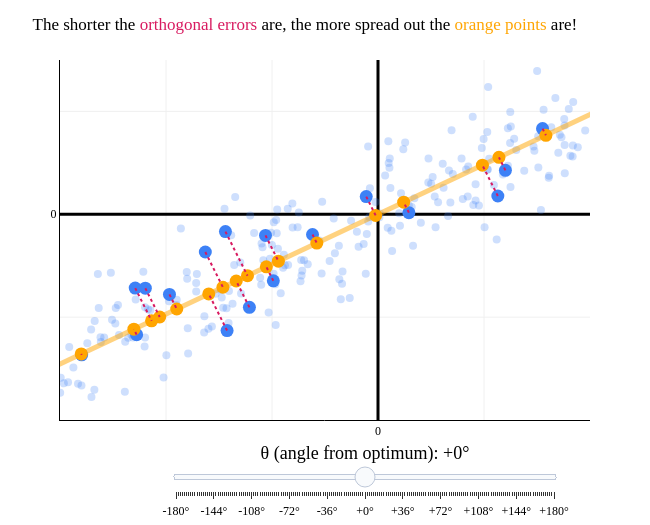

The code cell stored with this chart in its notebook:
### Code cell
import pandas as pd
import plotly.graph_objects as go
import numpy as np

# Use the same synthetic data as above
np.random.seed(102)
num_points = 340
body_mass_g = np.random.uniform(2700, 6300, num_points)
m_true = 0.015
c_true = 120
noise = np.random.normal(0, 5, num_points)
flipper_length_mm = m_true * body_mass_g + c_true + noise

df = pd.DataFrame({
    'body_mass_g': body_mass_g,
    'flipper_length_mm': flipper_length_mm
})

df['body_mass_std'] = (df['body_mass_g'] - df['body_mass_g'].mean()) / df['body_mass_g'].std()
df['flipper_length_std'] = (df['flipper_length_mm'] - df['flipper_length_mm'].mean()) / df['flipper_length_mm'].std()
X = df[['body_mass_std', 'flipper_length_std']].values
X[:, 0] *= 2 # Scale x-axis for visual effect

count_show = 20

# Fix the randomness: pick 5 fixed indices
rng = np.random.default_rng(51)
indices = rng.choice(len(X), replace=False, size=count_show)
X_subset = X[indices]

# Get best-fit direction using SVD/PCA for computing optimal angle
U, S, Vt = np.linalg.svd(X, full_matrices=False)
opt_direction = Vt[0]
opt_direction = opt_direction / np.linalg.norm(opt_direction)
opt_theta = np.arctan2(opt_direction[1], opt_direction[0])  # in radians; in [-pi, pi]

# Helper for 360-degree range, always positive
def wrap_angle(theta):  # ensure [0, 2pi)
    return (theta + 2 * np.pi) % (2 * np.pi)

# For displaying the line as in plotly (a segment through the origin)
def make_line_pts(theta, vmin, vmax, extend=0.2):
    """Returns 2 points defining a line through origin with direction theta."""
    direction = np.array([np.cos(theta), np.sin(theta)])
    # Extend the min/max a bit for better plot
    range_min = vmin - extend * (vmax - vmin)
    range_max = vmax + extend * (vmax - vmin)
    xs = [range_min * direction[0], range_max * direction[0]]
    ys = [range_min * direction[1], range_max * direction[1]]
    return np.array([xs, ys]).T

# Function to project points onto a line at angle theta through (0,0)
def get_projections(X_pts, theta):
    direction = np.array([np.cos(theta), np.sin(theta)])
    direction = direction / np.linalg.norm(direction)
    ts = X_pts @ direction  # projections as scalars
    proj_points = np.outer(ts, direction)
    return proj_points

# Precompute range for line plotting (so all lines look visually similar)
vals_for_range = np.concatenate([X[:,0], X[:,1]])
vabs = np.max(np.abs(vals_for_range))
vmin, vmax = -vabs, vabs

# Slider construction
from plotly.subplots import make_subplots

# We'll build thetas so that index 0 is always the optimal, with slider ranging -360 to +360
n_steps = 181
thetas = np.linspace(-np.pi, np.pi, n_steps) + opt_theta  # centers thetas at opt_theta, from -360° to +360°
theta_labels = [f"{int(np.round(np.degrees(theta - opt_theta))):+d}°" for theta in thetas]  # ticks -360 to +360
# The optimal direction (opt_theta) is at index n_steps//2
start_ix = n_steps // 2

# Compute plot bounds
xlim = (-3, 2)
ylim = (-2, 1.5)
# axis ticks for styling
xticks = [-3, -2, -1, 0, 1, 2]
xticktext = ['', '', '', 0, '', '']
yticks = [-2, -1, 0, 1, 1.5]
yticktext = ['', '', 0, '', '']

# Make the figure with a first frame (at optimal PC direction)
def make_frame(theta):
    # Compute direction
    direction = np.array([np.cos(theta), np.sin(theta)])
    # Orange projection points for the 5
    proj_points = get_projections(X_subset, theta)
    # Line covering whole range
    line_seg = make_line_pts(theta, vmin, vmax)
    # Build traces
    traces = []
    # All standardized points, faded
    traces.append(go.Scatter(
        x=X[:,0], y=X[:,1],
        mode='markers',
        marker=dict(color="#3D81F6", size=8, opacity=0.25),
        showlegend=False,
        hoverinfo='skip'
    ))
    # Blue subset points (fixed)
    traces.append(go.Scatter(
        x=X_subset[:,0], y=X_subset[:,1],
        mode='markers',
        marker=dict(color="#3D81F6", size=13),
        name="5 Points",
        showlegend=False
    ))
    # Orange projection points
    traces.append(go.Scatter(
        x=proj_points[:,0], y=proj_points[:,1],
        mode='markers',
        marker=dict(color="orange", size=13),
        name="Projections",
        showlegend=False
    ))
    # Principal direction line
    traces.append(go.Scatter(
        x=line_seg[:,0], y=line_seg[:,1],
        mode='lines',
        line=dict(color="orange", width=5, dash='solid'),
        opacity=0.5,
        name="Direction"
    ))
    # Dashed lines for errors (one per blue point)
    for i in range(count_show):
        traces.append(go.Scatter(
            x=[X_subset[i,0], proj_points[i,0]],
            y=[X_subset[i,1], proj_points[i,1]],
            mode='lines',
            line=dict(color="#d81a60", width=2, dash='dot'),
            showlegend=False,
            hoverinfo='skip'
        ))
    return traces

# Build frames for animation
frames = []
for ti, theta in enumerate(thetas):
    traces = make_frame(theta)
    frame = go.Frame(
        data=traces,
        name=str(ti),
        traces=list(range(len(traces)))
    )
    frames.append(frame)

# Initial figure (at theta=0, so slider starts at optimal)
init_traces = make_frame(thetas[start_ix])
fig = go.Figure(data=init_traces, frames=frames)

# Set up slider to control theta, labeled -360 to +360, starting at 0
steps = []
for i, theta in enumerate(thetas):
    label = theta_labels[i]
    step = dict(
        method="animate",
        args=[
            [str(i)],
            {"mode": "immediate", "frame": {"duration": 0, "redraw": True}, "transition": {"duration": 0}}
        ],
        label=label
    )
    steps.append(step)

sliders = [dict(
    steps=steps,
    active=start_ix,
    transition={'duration': 0},
    x=0.2, y=0.01,
    currentvalue=dict(
        font=dict(size=18),
        prefix="θ (angle from optimum): ",
        visible=True, 
        xanchor='center'
    ),
    len=0.75
)]

fig.update_layout(
    sliders=sliders,
    showlegend=False,
    plot_bgcolor='white',
    paper_bgcolor='white',
    margin=dict(l=60, r=60, t=60, b=60),
    width=650,
    height=525,
    font=dict(
        family="Palatino Linotype, Palatino, serif",
        color="black"
    ),
    xaxis_range=list(xlim),
    yaxis_range=list(ylim),
    xaxis=dict(
        # title='Centered Body Mass (g)',
        tickvals=xticks,
        ticktext=xticktext,
        gridcolor='#f0f0f0',
        showline=True,
        linecolor="black",
        linewidth=1,
        zeroline=True,
        zerolinewidth=3,
        zerolinecolor="black"
    ),
    yaxis=dict(
        # title='Centered Flipper Length (mm)',
        tickvals=yticks,
        ticktext=yticktext,
        gridcolor='#f0f0f0',
        showline=True,
        linecolor="black",
        linewidth=1,
        zeroline=True,
        zerolinewidth=3,
        zerolinecolor="black"
    ),
    title="The shorter the <span style='color:#d81a60'>orthogonal errors</span> are, the more spread out the <span style='color:orange'>orange points</span> are!"
)

fig.show()

### Figure 1 — Plotly figure (JSON) as saved in the notebook; plotly's stock layout.template omitted (floating-point values rounded to 4 significant figures; data arrays with more than 128 entries replaced by an {"elided": "..."} marker saying what was removed)
{"data": [{"hoverinfo": "skip", "marker": {"color": "#3D81F6", "opacity": 0.25, "size": 8}, "mode": "markers", "showlegend": false, "type": "scatter", "x": {"elided": "340 float values"}, "y": {"elided": "340 float values"}}, {"marker": {"color": "#3D81F6", "size": 13}, "mode": "markers", "name": "5 Points", "showlegend": false, "type": "scatter", "x": [-1.439, 0.2913, 3.101, -0.9875, -2.195, -3.08, 1.131, -1.213, -2.277, -1.967, 1.202, 3.402, -1.629, -0.111, -2.795, -0.6179, -1.061, -1.424, 1.552, -2.29], "y": [-0.1681, 0.01576, 1.988, -0.6467, -0.7187, -1.596, 0.1776, -0.9048, -1.17, -0.7791, 0.4272, 1.563, -0.3669, 0.1721, -1.367, -0.1964, -0.2051, -1.13, 0.8331, -0.7175]}, {"marker": {"color": "orange", "size": 13}, "mode": "markers", "name": "Projections", "showlegend": false, "type": "scatter", "x": [-1.231, 0.2421, 3.291, -1.053, -2.059, -3.121, 0.985, -1.337, -2.303, -1.899, 1.141, 3.368, -1.463, -0.0223, -2.8, -0.5774, -0.9397, -1.597, 1.584, -2.136], "y": [-0.5971, 0.1174, 1.596, -0.5108, -0.9987, -1.513, 0.4777, -0.6486, -1.117, -0.9208, 0.5533, 1.633, -0.7095, -0.01082, -1.358, -0.28, -0.4557, -0.7742, 0.7681, -1.036]}, {"line": {"color": "orange", "dash": "solid", "width": 5}, "mode": "lines", "name": "Direction", "opacity": 0.5, "type": "scatter", "x": [4.495, -4.495], "y": [2.18, -2.18]}, {"hoverinfo": "skip", "line": {"color": "#d81a60", "dash": "dot", "width": 2}, "mode": "lines", "showlegend": false, "type": "scatter", "x": [-1.439, -1.231], "y": [-0.1681, -0.5971]}, {"hoverinfo": "skip", "line": {"color": "#d81a60", "dash": "dot", "width": 2}, "mode": "lines", "showlegend": false, "type": "scatter", "x": [0.2913, 0.2421], "y": [0.01576, 0.1174]}, {"hoverinfo": "skip", "line": {"color": "#d81a60", "dash": "dot", "width": 2}, "mode": "lines", "showlegend": false, "type": "scatter", "x": [3.101, 3.291], "y": [1.988, 1.596]}, {"hoverinfo": "skip", "line": {"color": "#d81a60", "dash": "dot", "width": 2}, "mode": "lines", "showlegend": false, "type": "scatter", "x": [-0.9875, -1.053], "y": [-0.6467, -0.5108]}, {"hoverinfo": "skip", "line": {"color": "#d81a60", "dash": "dot", "width": 2}, "mode": "lines", "showlegend": false, "type": "scatter", "x": [-2.195, -2.059], "y": [-0.7187, -0.9987]}, {"hoverinfo": "skip", "line": {"color": "#d81a60", "dash": "dot", "width": 2}, "mode": "lines", "showlegend": false, "type": "scatter", "x": [-3.08, -3.121], "y": [-1.596, -1.513]}, {"hoverinfo": "skip", "line": {"color": "#d81a60", "dash": "dot", "width": 2}, "mode": "lines", "showlegend": false, "type": "scatter", "x": [1.131, 0.985], "y": [0.1776, 0.4777]}, {"hoverinfo": "skip", "line": {"color": "#d81a60", "dash": "dot", "width": 2}, "mode": "lines", "showlegend": false, "type": "scatter", "x": [-1.213, -1.337], "y": [-0.9048, -0.6486]}, {"hoverinfo": "skip", "line": {"color": "#d81a60", "dash": "dot", "width": 2}, "mode": "lines", "showlegend": false, "type": "scatter", "x": [-2.277, -2.303], "y": [-1.17, -1.117]}, {"hoverinfo": "skip", "line": {"color": "#d81a60", "dash": "dot", "width": 2}, "mode": "lines", "showlegend": false, "type": "scatter", "x": [-1.967, -1.899], "y": [-0.7791, -0.9208]}, {"hoverinfo": "skip", "line": {"color": "#d81a60", "dash": "dot", "width": 2}, "mode": "lines", "showlegend": false, "type": "scatter", "x": [1.202, 1.141], "y": [0.4272, 0.5533]}, {"hoverinfo": "skip", "line": {"color": "#d81a60", "dash": "dot", "width": 2}, "mode": "lines", "showlegend": false, "type": "scatter", "x": [3.402, 3.368], "y": [1.563, 1.633]}, {"hoverinfo": "skip", "line": {"color": "#d81a60", "dash": "dot", "width": 2}, "mode": "lines", "showlegend": false, "type": "scatter", "x": [-1.629, -1.463], "y": [-0.3669, -0.7095]}, {"hoverinfo": "skip", "line": {"color": "#d81a60", "dash": "dot", "width": 2}, "mode": "lines", "showlegend": false, "type": "scatter", "x": [-0.111, -0.0223], "y": [0.1721, -0.01082]}, {"hoverinfo": "skip", "line": {"color": "#d81a60", "dash": "dot", "width": 2}, "mode": "lines", "showlegend": false, "type": "scatter", "x": [-2.795, -2.8], "y": [-1.367, -1.358]}, {"hoverinfo": "skip", "line": {"color": "#d81a60", "dash": "dot", "width": 2}, "mode": "lines", "showlegend": false, "type": "scatter", "x": [-0.6179, -0.5774], "y": [-0.1964, -0.28]}, {"hoverinfo": "skip", "line": {"color": "#d81a60", "dash": "dot", "width": 2}, "mode": "lines", "showlegend": false, "type": "scatter", "x": [-1.061, -0.9397], "y": [-0.2051, -0.4557]}, {"hoverinfo": "skip", "line": {"color": "#d81a60", "dash": "dot", "width": 2}, "mode": "lines", "showlegend": false, "type": "scatter", "x": [-1.424, -1.597], "y": [-1.13, -0.7742]}, {"hoverinfo": "skip", "line": {"color": "#d81a60", "dash": "dot", "width": 2}, "mode": "lines", "showlegend": false, "type": "scatter", "x": [1.552, 1.584], "y": [0.8331, 0.7681]}, {"hoverinfo": "skip", "line": {"color": "#d81a60", "dash": "dot", "width": 2}, "mode": "lines", "showlegend": false, "type": "scatter", "x": [-2.29, -2.136], "y": [-0.7175, -1.036]}], "layout": {"font": {"color": "black", "family": "Palatino Linotype, Palatino, serif"}, "height": 525, "margin": {"b": 60, "l": 60, "r": 60, "t": 60}, "paper_bgcolor": "white", "plot_bgcolor": "white", "showlegend": false, "sliders": [{"active": 90, "currentvalue": {"font": {"size": 18}, "prefix": "θ (angle from optimum): ", "visible": true, "xanchor": "center"}, "len": 0.75, "steps": [{"args": [["0"], {"frame": {"duration": 0, "redraw": true}, "mode": "immediate", "transition": {"duration": 0}}], "label": "-180°", "method": "animate"}, {"args": [["1"], {"frame": {"duration": 0, "redraw": true}, "mode": "immediate", "transition": {"duration": 0}}], "label": "-178°", "method": "animate"}, {"args": [["2"], {"frame": {"duration": 0, "redraw": true}, "mode": "immediate", "transition": {"duration": 0}}], "label": "-176°", "method": "animate"}, {"args": [["3"], {"frame": {"duration": 0, "redraw": true}, "mode": "immediate", "transition": {"duration": 0}}], "label": "-174°", "method": "animate"}, {"args": [["4"], {"frame": {"duration": 0, "redraw": true}, "mode": "immediate", "transition": {"duration": 0}}], "label": "-172°", "method": "animate"}, {"args": [["5"], {"frame": {"duration": 0, "redraw": true}, "mode": "immediate", "transition": {"duration": 0}}], "label": "-170°", "method": "animate"}, {"args": [["6"], {"frame": {"duration": 0, "redraw": true}, "mode": "immediate", "transition": {"duration": 0}}], "label": "-168°", "method": "animate"}, {"args": [["7"], {"frame": {"duration": 0, "redraw": true}, "mode": "immediate", "transition": {"duration": 0}}], "label": "-166°", "method": "animate"}, {"args": [["8"], {"frame": {"duration": 0, "redraw": true}, "mode": "immediate", "transition": {"duration": 0}}], "label": "-164°", "method": "animate"}, {"args": [["9"], {"frame": {"duration": 0, "redraw": true}, "mode": "immediate", "transition": {"duration": 0}}], "label": "-162°", "method": "animate"}, {"args": [["10"], {"frame": {"duration": 0, "redraw": true}, "mode": "immediate", "transition": {"duration": 0}}], "label": "-160°", "method": "animate"}, {"args": [["11"], {"frame": {"duration": 0, "redraw": true}, "mode": "immediate", "transition": {"duration": 0}}], "label": "-158°", "method": "animate"}, {"args": [["12"], {"frame": {"duration": 0, "redraw": true}, "mode": "immediate", "transition": {"duration": 0}}], "label": "-156°", "method": "animate"}, {"args": [["13"], {"frame": {"duration": 0, "redraw": true}, "mode": "immediate", "transition": {"duration": 0}}], "label": "-154°", "method": "animate"}, {"args": [["14"], {"frame": {"duration": 0, "redraw": true}, "mode": "immediate", "transition": {"duration": 0}}], "label": "-152°", "method": "animate"}, {"args": [["15"], {"frame": {"duration": 0, "redraw": true}, "mode": "immediate", "transition": {"duration": 0}}], "label": "-150°", "method": "animate"}, {"args": [["16"], {"frame": {"duration": 0, "redraw": true}, "mode": "immediate", "transition": {"duration": 0}}], "label": "-148°", "method": "animate"}, {"args": [["17"], {"frame": {"duration": 0, "redraw": true}, "mode": "immediate", "transition": {"duration": 0}}], "label": "-146°", "method": "animate"}, {"args": [["18"], {"frame": {"duration": 0, "redraw": true}, "mode": "immediate", "transition": {"duration": 0}}], "label": "-144°", "method": "animate"}, {"args": [["19"], {"frame": {"duration": 0, "redraw": true}, "mode": "immediate", "transition": {"duration": 0}}], "label": "-142°", "method": "animate"}, {"args": [["20"], {"frame": {"duration": 0, "redraw": true}, "mode": "immediate", "transition": {"duration": 0}}], "label": "-140°", "method": "animate"}, {"args": [["21"], {"frame": {"duration": 0, "redraw": true}, "mode": "immediate", "transition": {"duration": 0}}], "label": "-138°", "method": "animate"}, {"args": [["22"], {"frame": {"duration": 0, "redraw": true}, "mode": "immediate", "transition": {"duration": 0}}], "label": "-136°", "method": "animate"}, {"args": [["23"], {"frame": {"duration": 0, "redraw": true}, "mode": "immediate", "transition": {"duration": 0}}], "label": "-134°", "method": "animate"}, {"args": [["24"], {"frame": {"duration": 0, "redraw": true}, "mode": "immediate", "transition": {"duration": 0}}], "label": "-132°", "method": "animate"}, {"args": [["25"], {"frame": {"duration": 0, "redraw": true}, "mode": "immediate", "transition": {"duration": 0}}], "label": "-130°", "method": "animate"}, {"args": [["26"], {"frame": {"duration": 0, "redraw": true}, "mode": "immediate", "transition": {"duration": 0}}], "label": "-128°", "method": "animate"}, {"args": [["27"], {"frame": {"duration": 0, "redraw": true}, "mode": "immediate", "transition": {"duration": 0}}], "label": "-126°", "method": "animate"}, {"args": [["28"], {"frame": {"duration": 0, "redraw": true}, "mode": "immediate", "transition": {"duration": 0}}], "label": "-124°", "method": "animate"}, {"args": [["29"], {"frame": {"duration": 0, "redraw": true}, "mode": "immediate", "transition": {"duration": 0}}], "label": "-122°", "method": "animate"}, {"args": [["30"], {"frame": {"duration": 0, "redraw": true}, "mode": "immediate", "transition": {"duration": 0}}], "label": "-120°", "method": "animate"}, {"args": [["31"], {"frame": {"duration": 0, "redraw": true}, "mode": "immediate", "transition": {"duration": 0}}], "label": "-118°", "method": "animate"}, {"args": [["32"], {"frame": {"duration": 0, "redraw": true}, "mode": "immediate", "transition": {"duration": 0}}], "label": "-116°", "method": "animate"}, {"args": [["33"], {"frame": {"duration": 0, "redraw": true}, "mode": "immediate", "transition": {"duration": 0}}], "label": "-114°", "method": "animate"}, {"args": [["34"], {"frame": {"duration": 0, "redraw": true}, "mode": "immediate", "transition": {"duration": 0}}], "label": "-112°", "method": "animate"}, {"args": [["35"], {"frame": {"duration": 0, "redraw": true}, "mode": "immediate", "transition": {"duration": 0}}], "label": "-110°", "method": "animate"}, {"args": [["36"], {"frame": {"duration": 0, "redraw": true}, "mode": "immediate", "transition": {"duration": 0}}], "label": "-108°", "method": "animate"}, {"args": [["37"], {"frame": {"duration": 0, "redraw": true}, "mode": "immediate", "transition": {"duration": 0}}], "label": "-106°", "method": "animate"}, {"args": [["38"], {"frame": {"duration": 0, "redraw": true}, "mode": "immediate", "transition": {"duration": 0}}], "label": "-104°", "method": "animate"}, {"args": [["39"], {"frame": {"duration": 0, "redraw": true}, "mode": "immediate", "transition": {"duration": 0}}], "label": "-102°", "method": "animate"}, {"args": [["40"], {"frame": {"duration": 0, "redraw": true}, "mode": "immediate", "transition": {"duration": 0}}], "label": "-100°", "method": "animate"}, {"args": [["41"], {"frame": {"duration": 0, "redraw": true}, "mode": "immediate", "transition": {"duration": 0}}], "label": "-98°", "method": "animate"}, {"args": [["42"], {"frame": {"duration": 0, "redraw": true}, "mode": "immediate", "transition": {"duration": 0}}], "label": "-96°", "method": "animate"}, {"args": [["43"], {"frame": {"duration": 0, "redraw": true}, "mode": "immediate", "transition": {"duration": 0}}], "label": "-94°", "method": "animate"}, {"args": [["44"], {"frame": {"duration": 0, "redraw": true}, "mode": "immediate", "transition": {"duration": 0}}], "label": "-92°", "method": "animate"}, {"args": [["45"], {"frame": {"duration": 0, "redraw": true}, "mode": "immediate", "transition": {"duration": 0}}], "label": "-90°", "method": "animate"}, {"args": [["46"], {"frame": {"duration": 0, "redraw": true}, "mode": "immediate", "transition": {"duration": 0}}], "label": "-88°", "method": "animate"}, {"args": [["47"], {"frame": {"duration": 0, "redraw": true}, "mode": "immediate", "transition": {"duration": 0}}], "label": "-86°", "method": "animate"}, {"args": [["48"], {"frame": {"duration": 0, "redraw": true}, "mode": "immediate", "transition": {"duration": 0}}], "label": "-84°", "method": "animate"}, {"args": [["49"], {"frame": {"duration": 0, "redraw": true}, "mode": "immediate", "transition": {"duration": 0}}], "label": "-82°", "method": "animate"}, {"args": [["50"], {"frame": {"duration": 0, "redraw": true}, "mode": "immediate", "transition": {"duration": 0}}], "label": "-80°", "method": "animate"}, {"args": [["51"], {"frame": {"duration": 0, "redraw": true}, "mode": "immediate", "transition": {"duration": 0}}], "label": "-78°", "method": "animate"}, {"args": [["52"], {"frame": {"duration": 0, "redraw": true}, "mode": "immediate", "transition": {"duration": 0}}], "label": "-76°", "method": "animate"}, {"args": [["53"], {"frame": {"duration": 0, "redraw": true}, "mode": "immediate", "transition": {"duration": 0}}], "label": "-74°", "method": "animate"}, {"args": [["54"], {"frame": {"duration": 0, "redraw": true}, "mode": "immediate", "transition": {"duration": 0}}], "label": "-72°", "method": "animate"}, {"args": [["55"], {"frame": {"duration": 0, "redraw": true}, "mode": "immediate", "transition": {"duration": 0}}], "label": "-70°", "method": "animate"}, {"args": [["56"], {"frame": {"duration": 0, "redraw": true}, "mode": "immediate", "transition": {"duration": 0}}], "label": "-68°", "method": "animate"}, {"args": [["57"], {"frame": {"duration": 0, "redraw": true}, "mode": "immediate", "transition": {"duration": 0}}], "label": "-66°", "method": "animate"}, {"args": [["58"], {"frame": {"duration": 0, "redraw": true}, "mode": "immediate", "transition": {"duration": 0}}], "label": "-64°", "method": "animate"}, {"args": [["59"], {"frame": {"duration": 0, "redraw": true}, "mode": "immediate", "transition": {"duration": 0}}], "label": "-62°", "method": "animate"}, {"args": [["60"], {"frame": {"duration": 0, "redraw": true}, "mode": "immediate", "transition": {"duration": 0}}], "label": "-60°", "method": "animate"}, {"args": [["61"], {"frame": {"duration": 0, "redraw": true}, "mode": "immediate", "transition": {"duration": 0}}], "label": "-58°", "method": "animate"}, {"args": [["62"], {"frame": {"duration": 0, "redraw": true}, "mode": "immediate", "transition": {"duration": 0}}], "label": "-56°", "method": "animate"}, {"args": [["63"], {"frame": {"duration": 0, "redraw": true}, "mode": "immediate", "transition": {"duration": 0}}], "label": "-54°", "method": "animate"}, {"args": [["64"], {"frame": {"duration": 0, "redraw": true}, "mode": "immediate", "transition": {"duration": 0}}], "label": "-52°", "method": "animate"}, {"args": [["65"], {"frame": {"duration": 0, "redraw": true}, "mode": "immediate", "transition": {"duration": 0}}], "label": "-50°", "method": "animate"}, {"args": [["66"], {"frame": {"duration": 0, "redraw": true}, "mode": "immediate", "transition": {"duration": 0}}], "label": "-48°", "method": "animate"}, {"args": [["67"], {"frame": {"duration": 0, "redraw": true}, "mode": "immediate", "transition": {"duration": 0}}], "label": "-46°", "method": "animate"}, {"args": [["68"], {"frame": {"duration": 0, "redraw": true}, "mode": "immediate", "transition": {"duration": 0}}], "label": "-44°", "method": "animate"}, {"args": [["69"], {"frame": {"duration": 0, "redraw": true}, "mode": "immediate", "transition": {"duration": 0}}], "label": "-42°", "method": "animate"}, {"args": [["70"], {"frame": {"duration": 0, "redraw": true}, "mode": "immediate", "transition": {"duration": 0}}], "label": "-40°", "method": "animate"}, {"args": [["71"], {"frame": {"duration": 0, "redraw": true}, "mode": "immediate", "transition": {"duration": 0}}], "label": "-38°", "method": "animate"}, {"args": [["72"], {"frame": {"duration": 0, "redraw": true}, "mode": "immediate", "transition": {"duration": 0}}], "label": "-36°", "method": "animate"}, {"args": [["73"], {"frame": {"duration": 0, "redraw": true}, "mode": "immediate", "transition": {"duration": 0}}], "label": "-34°", "method": "animate"}, {"args": [["74"], {"frame": {"duration": 0, "redraw": true}, "mode": "immediate", "transition": {"duration": 0}}], "label": "-32°", "method": "animate"}, {"args": [["75"], {"frame": {"duration": 0, "redraw": true}, "mode": "immediate", "transition": {"duration": 0}}], "label": "-30°", "method": "animate"}, {"args": [["76"], {"frame": {"duration": 0, "redraw": true}, "mode": "immediate", "transition": {"duration": 0}}], "label": "-28°", "method": "animate"}, {"args": [["77"], {"frame": {"duration": 0, "redraw": true}, "mode": "immediate", "transition": {"duration": 0}}], "label": "-26°", "method": "animate"}, {"args": [["78"], {"frame": {"duration": 0, "redraw": true}, "mode": "immediate", "transition": {"duration": 0}}], "label": "-24°", "method": "animate"}, {"args": [["79"], {"frame": {"duration": 0, "redraw": true}, "mode": "immediate", "transition": {"duration": 0}}], "label": "-22°", "method": "animate"}, {"args": [["80"], {"frame": {"duration": 0, "redraw": true}, "mode": "immediate", "transition": {"duration": 0}}], "label": "-20°", "method": "animate"}, {"args": [["81"], {"frame": {"duration": 0, "redraw": true}, "mode": "immediate", "transition": {"duration": 0}}], "label": "-18°", "method": "animate"}, {"args": [["82"], {"frame": {"duration": 0, "redraw": true}, "mode": "immediate", "transition": {"duration": 0}}], "label": "-16°", "method": "animate"}, {"args": [["83"], {"frame": {"duration": 0, "redraw": true}, "mode": "immediate", "transition": {"duration": 0}}], "label": "-14°", "method": "animate"}, {"args": [["84"], {"frame": {"duration": 0, "redraw": true}, "mode": "immediate", "transition": {"duration": 0}}], "label": "-12°", "method": "animate"}, {"args": [["85"], {"frame": {"duration": 0, "redraw": true}, "mode": "immediate", "transition": {"duration": 0}}], "label": "-10°", "method": "animate"}, {"args": [["86"], {"frame": {"duration": 0, "redraw": true}, "mode": "immediate", "transition": {"duration": 0}}], "label": "-8°", "method": "animate"}, {"args": [["87"], {"frame": {"duration": 0, "redraw": true}, "mode": "immediate", "transition": {"duration": 0}}], "label": "-6°", "method": "animate"}, {"args": [["88"], {"frame": {"duration": 0, "redraw": true}, "mode": "immediate", "transition": {"duration": 0}}], "label": "-4°", "method": "animate"}, {"args": [["89"], {"frame": {"duration": 0, "redraw": true}, "mode": "immediate", "transition": {"duration": 0}}], "label": "-2°", "method": "animate"}, {"args": [["90"], {"frame": {"duration": 0, "redraw": true}, "mode": "immediate", "transition": {"duration": 0}}], "label": "+0°", "method": "animate"}, {"args": [["91"], {"frame": {"duration": 0, "redraw": true}, "mode": "immediate", "transition": {"duration": 0}}], "label": "+2°", "method": "animate"}, {"args": [["92"], {"frame": {"duration": 0, "redraw": true}, "mode": "immediate", "transition": {"duration": 0}}], "label": "+4°", "method": "animate"}, {"args": [["93"], {"frame": {"duration": 0, "redraw": true}, "mode": "immediate", "transition": {"duration": 0}}], "label": "+6°", "method": "animate"}, {"args": [["94"], {"frame": {"duration": 0, "redraw": true}, "mode": "immediate", "transition": {"duration": 0}}], "label": "+8°", "method": "animate"}, {"args": [["95"], {"frame": {"duration": 0, "redraw": true}, "mode": "immediate", "transition": {"duration": 0}}], "label": "+10°", "method": "animate"}, {"args": [["96"], {"frame": {"duration": 0, "redraw": true}, "mode": "immediate", "transition": {"duration": 0}}], "label": "+12°", "method": "animate"}, {"args": [["97"], {"frame": {"duration": 0, "redraw": true}, "mode": "immediate", "transition": {"duration": 0}}], "label": "+14°", "method": "animate"}, {"args": [["98"], {"frame": {"duration": 0, "redraw": true}, "mode": "immediate", "transition": {"duration": 0}}], "label": "+16°", "method": "animate"}, {"args": [["99"], {"frame": {"duration": 0, "redraw": true}, "mode": "immediate", "transition": {"duration": 0}}], "label": "+18°", "method": "animate"}, {"args": [["100"], {"frame": {"duration": 0, "redraw": true}, "mode": "immediate", "transition": {"duration": 0}}], "label": "+20°", "method": "animate"}, {"args": [["101"], {"frame": {"duration": 0, "redraw": true}, "mode": "immediate", "transition": {"duration": 0}}], "label": "+22°", "method": "animate"}, {"args": [["102"], {"frame": {"duration": 0, "redraw": true}, "mode": "immediate", "transition": {"duration": 0}}], "label": "+24°", "method": "animate"}, {"args": [["103"], {"frame": {"duration": 0, "redraw": true}, "mode": "immediate", "transition": {"duration": 0}}], "label": "+26°", "method": "animate"}, {"args": [["104"], {"frame": {"duration": 0, "redraw": true}, "mode": "immediate", "transition": {"duration": 0}}], "label": "+28°", "method": "animate"}, {"args": [["105"], {"frame": {"duration": 0, "redraw": true}, "mode": "immediate", "transition": {"duration": 0}}], "label": "+30°", "method": "animate"}, {"args": [["106"], {"frame": {"duration": 0, "redraw": true}, "mode": "immediate", "transition": {"duration": 0}}], "label": "+32°", "method": "animate"}, {"args": [["107"], {"frame": {"duration": 0, "redraw": true}, "mode": "immediate", "transition": {"duration": 0}}], "label": "+34°", "method": "animate"}, {"args": [["108"], {"frame": {"duration": 0, "redraw": true}, "mode": "immediate", "transition": {"duration": 0}}], "label": "+36°", "method": "animate"}, {"args": [["109"], {"frame": {"duration": 0, "redraw": true}, "mode": "immediate", "transition": {"duration": 0}}], "label": "+38°", "method": "animate"}, {"args": [["110"], {"frame": {"duration": 0, "redraw": true}, "mode": "immediate", "transition": {"duration": 0}}], "label": "+40°", "method": "animate"}, {"args": [["111"], {"frame": {"duration": 0, "redraw": true}, "mode": "immediate", "transition": {"duration": 0}}], "label": "+42°", "method": "animate"}, {"args": [["112"], {"frame": {"duration": 0, "redraw": true}, "mode": "immediate", "transition": {"duration": 0}}], "label": "+44°", "method": "animate"}, {"args": [["113"], {"frame": {"duration": 0, "redraw": true}, "mode": "immediate", "transition": {"duration": 0}}], "label": "+46°", "method": "animate"}, {"args": [["114"], {"frame": {"duration": 0, "redraw": true}, "mode": "immediate", "transition": {"duration": 0}}], "label": "+48°", "method": "animate"}, {"args": [["115"], {"frame": {"duration": 0, "redraw": true}, "mode": "immediate", "transition": {"duration": 0}}], "label": "+50°", "method": "animate"}, {"args": [["116"], {"frame": {"duration": 0, "redraw": true}, "mode": "immediate", "transition": {"duration": 0}}], "label": "+52°", "method": "animate"}, {"args": [["117"], {"frame": {"duration": 0, "redraw": true}, "mode": "immediate", "transition": {"duration": 0}}], "label": "+54°", "method": "animate"}, {"args": [["118"], {"frame": {"duration": 0, "redraw": true}, "mode": "immediate", "transition": {"duration": 0}}], "label": "+56°", "method": "animate"}, {"args": [["119"], {"frame": {"duration": 0, "redraw": true}, "mode": "immediate", "transition": {"duration": 0}}], "label": "+58°", "method": "animate"}, {"args": [["120"], {"frame": {"duration": 0, "redraw": true}, "mode": "immediate", "transition": {"duration": 0}}], "label": "+60°", "method": "animate"}, {"args": [["121"], {"frame": {"duration": 0, "redraw": true}, "mode": "immediate", "transition": {"duration": 0}}], "label": "+62°", "method": "animate"}, {"args": [["122"], {"frame": {"duration": 0, "redraw": true}, "mode": "immediate", "transition": {"duration": 0}}], "label": "+64°", "method": "animate"}, {"args": [["123"], {"frame": {"duration": 0, "redraw": true}, "mode": "immediate", "transition": {"duration": 0}}], "label": "+66°", "method": "animate"}, {"args": [["124"], {"frame": {"duration": 0, "redraw": true}, "mode": "immediate", "transition": {"duration": 0}}], "label": "+68°", "method": "animate"}, {"args": [["125"], {"frame": {"duration": 0, "redraw": true}, "mode": "immediate", "transition": {"duration": 0}}], "label": "+70°", "method": "animate"}, {"args": [["126"], {"frame": {"duration": 0, "redraw": true}, "mode": "immediate", "transition": {"duration": 0}}], "label": "+72°", "method": "animate"}, {"args": [["127"], {"frame": {"duration": 0, "redraw": true}, "mode": "immediate", "transition": {"duration": 0}}], "label": "+74°", "method": "animate"}, {"args": [["128"], {"frame": {"duration": 0, "redraw": true}, "mode": "immediate", "transition": {"duration": 0}}], "label": "+76°", "method": "animate"}, {"args": [["129"], {"frame": {"duration": 0, "redraw": true}, "mode": "immediate", "transition": {"duration": 0}}], "label": "+78°", "method": "animate"}, {"args": [["130"], {"frame": {"duration": 0, "redraw": true}, "mode": "immediate", "transition": {"duration": 0}}], "label": "+80°", "method": "animate"}, {"args": [["131"], {"frame": {"duration": 0, "redraw": true}, "mode": "immediate", "transition": {"duration": 0}}], "label": "+82°", "method": "animate"}, {"args": [["132"], {"frame": {"duration": 0, "redraw": true}, "mode": "immediate", "transition": {"duration": 0}}], "label": "+84°", "method": "animate"}, {"args": [["133"], {"frame": {"duration": 0, "redraw": true}, "mode": "immediate", "transition": {"duration": 0}}], "label": "+86°", "method": "animate"}, {"args": [["134"], {"frame": {"duration": 0, "redraw": true}, "mode": "immediate", "transition": {"duration": 0}}], "label": "+88°", "method": "animate"}, {"args": [["135"], {"frame": {"duration": 0, "redraw": true}, "mode": "immediate", "transition": {"duration": 0}}], "label": "+90°", "method": "animate"}, {"args": [["136"], {"frame": {"duration": 0, "redraw": true}, "mode": "immediate", "transition": {"duration": 0}}], "label": "+92°", "method": "animate"}, {"args": [["137"], {"frame": {"duration": 0, "redraw": true}, "mode": "immediate", "transition": {"duration": 0}}], "label": "+94°", "method": "animate"}, {"args": [["138"], {"frame": {"duration": 0, "redraw": true}, "mode": "immediate", "transition": {"duration": 0}}], "label": "+96°", "method": "animate"}, {"args": [["139"], {"frame": {"duration": 0, "redraw": true}, "mode": "immediate", "transition": {"duration": 0}}], "label": "+98°", "method": "animate"}, {"args": [["140"], {"frame": {"duration": 0, "redraw": true}, "mode": "immediate", "transition": {"duration": 0}}], "label": "+100°", "method": "animate"}, {"args": [["141"], {"frame": {"duration": 0, "redraw": true}, "mode": "immediate", "transition": {"duration": 0}}], "label": "+102°", "method": "animate"}, {"args": [["142"], {"frame": {"duration": 0, "redraw": true}, "mode": "immediate", "transition": {"duration": 0}}], "label": "+104°", "method": "animate"}, {"args": [["143"], {"frame": {"duration": 0, "redraw": true}, "mode": "immediate", "transition": {"duration": 0}}], "label": "+106°", "method": "animate"}, {"args": [["144"], {"frame": {"duration": 0, "redraw": true}, "mode": "immediate", "transition": {"duration": 0}}], "label": "+108°", "method": "animate"}, {"args": [["145"], {"frame": {"duration": 0, "redraw": true}, "mode": "immediate", "transition": {"duration": 0}}], "label": "+110°", "method": "animate"}, {"args": [["146"], {"frame": {"duration": 0, "redraw": true}, "mode": "immediate", "transition": {"duration": 0}}], "label": "+112°", "method": "animate"}, {"args": [["147"], {"frame": {"duration": 0, "redraw": true}, "mode": "immediate", "transition": {"duration": 0}}], "label": "+114°", "method": "animate"}, {"args": [["148"], {"frame": {"duration": 0, "redraw": true}, "mode": "immediate", "transition": {"duration": 0}}], "label": "+116°", "method": "animate"}, {"args": [["149"], {"frame": {"duration": 0, "redraw": true}, "mode": "immediate", "transition": {"duration": 0}}], "label": "+118°", "method": "animate"}, {"args": [["150"], {"frame": {"duration": 0, "redraw": true}, "mode": "immediate", "transition": {"duration": 0}}], "label": "+120°", "method": "animate"}, {"args": [["151"], {"frame": {"duration": 0, "redraw": true}, "mode": "immediate", "transition": {"duration": 0}}], "label": "+122°", "method": "animate"}, {"args": [["152"], {"frame": {"duration": 0, "redraw": true}, "mode": "immediate", "transition": {"duration": 0}}], "label": "+124°", "method": "animate"}, {"args": [["153"], {"frame": {"duration": 0, "redraw": true}, "mode": "immediate", "transition": {"duration": 0}}], "label": "+126°", "method": "animate"}, {"args": [["154"], {"frame": {"duration": 0, "redraw": true}, "mode": "immediate", "transition": {"duration": 0}}], "label": "+128°", "method": "animate"}, {"args": [["155"], {"frame": {"duration": 0, "redraw": true}, "mode": "immediate", "transition": {"duration": 0}}], "label": "+130°", "method": "animate"}, {"args": [["156"], {"frame": {"duration": 0, "redraw": true}, "mode": "immediate", "transition": {"duration": 0}}], "label": "+132°", "method": "animate"}, {"args": [["157"], {"frame": {"duration": 0, "redraw": true}, "mode": "immediate", "transition": {"duration": 0}}], "label": "+134°", "method": "animate"}, {"args": [["158"], {"frame": {"duration": 0, "redraw": true}, "mode": "immediate", "transition": {"duration": 0}}], "label": "+136°", "method": "animate"}, {"args": [["159"], {"frame": {"duration": 0, "redraw": true}, "mode": "immediate", "transition": {"duration": 0}}], "label": "+138°", "method": "animate"}, {"args": [["160"], {"frame": {"duration": 0, "redraw": true}, "mode": "immediate", "transition": {"duration": 0}}], "label": "+140°", "method": "animate"}, {"args": [["161"], {"frame": {"duration": 0, "redraw": true}, "mode": "immediate", "transition": {"duration": 0}}], "label": "+142°", "method": "animate"}, {"args": [["162"], {"frame": {"duration": 0, "redraw": true}, "mode": "immediate", "transition": {"duration": 0}}], "label": "+144°", "method": "animate"}, {"args": [["163"], {"frame": {"duration": 0, "redraw": true}, "mode": "immediate", "transition": {"duration": 0}}], "label": "+146°", "method": "animate"}, {"args": [["164"], {"frame": {"duration": 0, "redraw": true}, "mode": "immediate", "transition": {"duration": 0}}], "label": "+148°", "method": "animate"}, {"args": [["165"], {"frame": {"duration": 0, "redraw": true}, "mode": "immediate", "transition": {"duration": 0}}], "label": "+150°", "method": "animate"}, {"args": [["166"], {"frame": {"duration": 0, "redraw": true}, "mode": "immediate", "transition": {"duration": 0}}], "label": "+152°", "method": "animate"}, {"args": [["167"], {"frame": {"duration": 0, "redraw": true}, "mode": "immediate", "transition": {"duration": 0}}], "label": "+154°", "method": "animate"}, {"args": [["168"], {"frame": {"duration": 0, "redraw": true}, "mode": "immediate", "transition": {"duration": 0}}], "label": "+156°", "method": "animate"}, {"args": [["169"], {"frame": {"duration": 0, "redraw": true}, "mode": "immediate", "transition": {"duration": 0}}], "label": "+158°", "method": "animate"}, {"args": [["170"], {"frame": {"duration": 0, "redraw": true}, "mode": "immediate", "transition": {"duration": 0}}], "label": "+160°", "method": "animate"}, {"args": [["171"], {"frame": {"duration": 0, "redraw": true}, "mode": "immediate", "transition": {"duration": 0}}], "label": "+162°", "method": "animate"}, {"args": [["172"], {"frame": {"duration": 0, "redraw": true}, "mode": "immediate", "transition": {"duration": 0}}], "label": "+164°", "method": "animate"}, {"args": [["173"], {"frame": {"duration": 0, "redraw": true}, "mode": "immediate", "transition": {"duration": 0}}], "label": "+166°", "method": "animate"}, {"args": [["174"], {"frame": {"duration": 0, "redraw": true}, "mode": "immediate", "transition": {"duration": 0}}], "label": "+168°", "method": "animate"}, {"args": [["175"], {"frame": {"duration": 0, "redraw": true}, "mode": "immediate", "transition": {"duration": 0}}], "label": "+170°", "method": "animate"}, {"args": [["176"], {"frame": {"duration": 0, "redraw": true}, "mode": "immediate", "transition": {"duration": 0}}], "label": "+172°", "method": "animate"}, {"args": [["177"], {"frame": {"duration": 0, "redraw": true}, "mode": "immediate", "transition": {"duration": 0}}], "label": "+174°", "method": "animate"}, {"args": [["178"], {"frame": {"duration": 0, "redraw": true}, "mode": "immediate", "transition": {"duration": 0}}], "label": "+176°", "method": "animate"}, {"args": [["179"], {"frame": {"duration": 0, "redraw": true}, "mode": "immediate", "transition": {"duration": 0}}], "label": "+178°", "method": "animate"}, {"args": [["180"], {"frame": {"duration": 0, "redraw": true}, "mode": "immediate", "transition": {"duration": 0}}], "label": "+180°", "method": "animate"}], "transition": {"duration": 0}, "x": 0.2, "y": 0.01}], "title": {"text": "The shorter the <span style='color:#d81a60'>orthogonal errors</span> are, the more spread out the <span style='color:orange'>orange points</span> are!"}, "width": 650, "xaxis": {"gridcolor": "#f0f0f0", "linecolor": "black", "linewidth": 1, "range": [-3, 2], "showline": true, "ticktext": ["", "", "", 0, "", ""], "tickvals": [-3, -2, -1, 0, 1, 2], "zeroline": true, "zerolinecolor": "black", "zerolinewidth": 3}, "yaxis": {"gridcolor": "#f0f0f0", "linecolor": "black", "linewidth": 1, "range": [-2, 1.5], "showline": true, "ticktext": ["", "", 0, "", ""], "tickvals": [-2, -1, 0, 1, 1.5], "zeroline": true, "zerolinecolor": "black", "zerolinewidth": 3}}}
